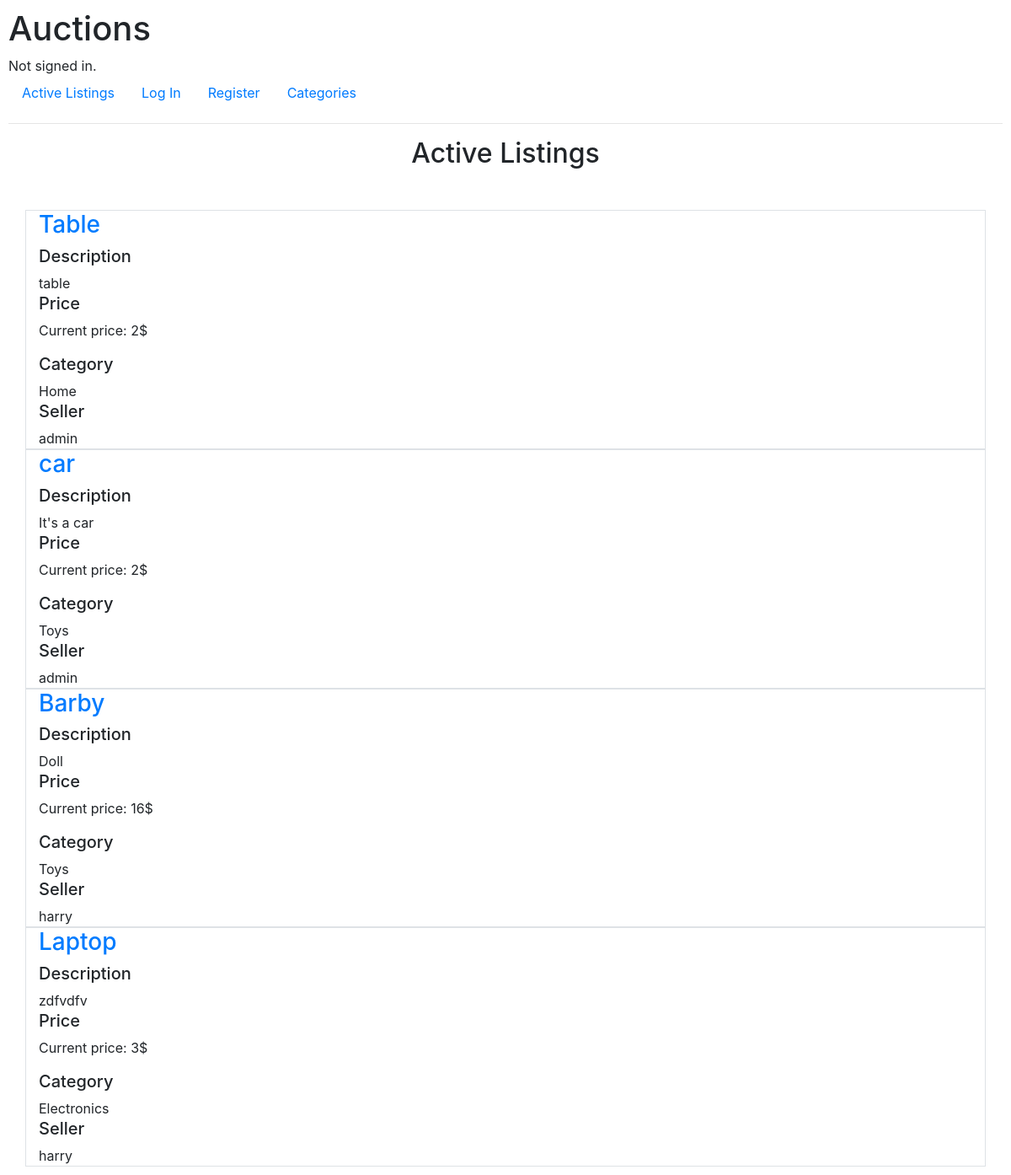
The app's page /, older data.
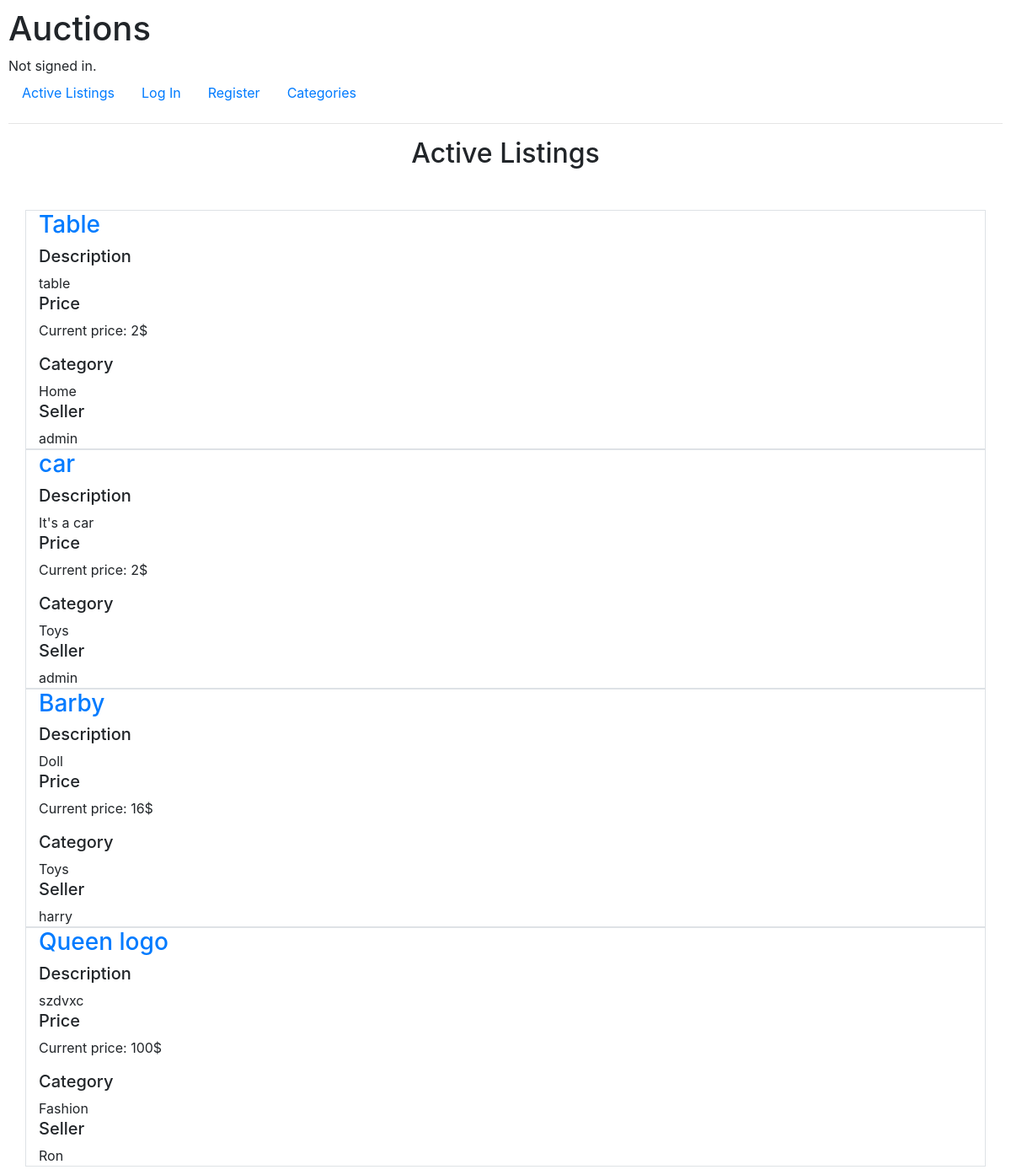
The same page, newer data.
### auctions/models.py (models this page shows, shortened)
class Listing(models.Model):
    title = models.CharField(max_length=50, unique=True)
    seller = models.ForeignKey(User, on_delete=models.CASCADE, related_name="user_listings")
    init_price = models.IntegerField("The initial price")
    current_price = models.IntegerField(blank=True, null=True)
    category = models.ForeignKey(Category, on_delete=models.CASCADE, related_name="category_listings")
    status = models.BooleanField(default=True)
    image = models.URLField(max_length=100, null=True, blank=True)
    description = models.CharField(max_length=1000)
    winner = models.ForeignKey(User, on_delete=models.CASCADE, null=True, blank=True, related_name="winner_listings")
    watchlist = models.ManyToManyField(User, blank=True, related_name="user_watchlist")

class Category(models.Model):
    name = models.CharField(max_length=20, primary_key=True)
    class Meta:
        verbose_name_plural = "categories"
    def __str__(self):
        return f"{self.name}"

class User(AbstractUser):
    pass
    def __str__(self):
        return f"{self.username}"

### auctions/views.py (the view)
# urls.py: path("", views.index, name="index"),
def index(request):
    active_listings = Listing.objects.filter(status=True)
    return render(request, "auctions/index.html", {
        "active_listings": active_listings
    })

### auctions/templates/auctions/index.html
{% extends "auctions/layout.html" %}
{% block body %}
    <div class="container overflow-hidden">
        <h2 class="text-center mb-5">Active Listings</h2>
        <div class="row gy-3">
            {% for i in active_listings %}
                <div class="col-12 border">
                    <h3>
                        <a href="{% url 'listing' listing_id=i.id %}">{{ i.title }}</a>
                    </h3>
                    <div>
                        <h5>Description</h5>
                        {{ i.description }}
                    </div>
                    <div>
                        <h5>Price</h5>
                        <p>
                            Current price: {{ i.current_price }}$
                        </p>
                    </div>
                    <div>
                        <h5>Category</h5>
                        {{ i.category }}
                    </div>
                    <div>
                        <h5>Seller</h5>
                        {{ i.seller }}
                    </div>
                </div>
            {% endfor %}
        </div>
    </div>
{% endblock %}

Row changes from the older to the newer data that the page shows:
no longer on this page (row edited): Listing: title "Laptop", description "zdfvdfv", current_price "3", category "Electronics", seller "harry"
added Listing: title "Queen logo", description "szdvxc", current_price "100", category "Fashion", seller "Ron"
